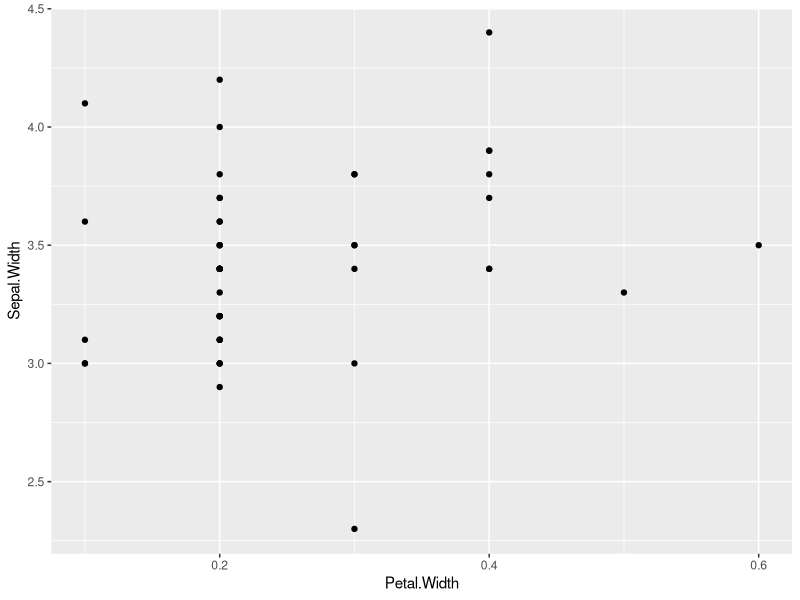
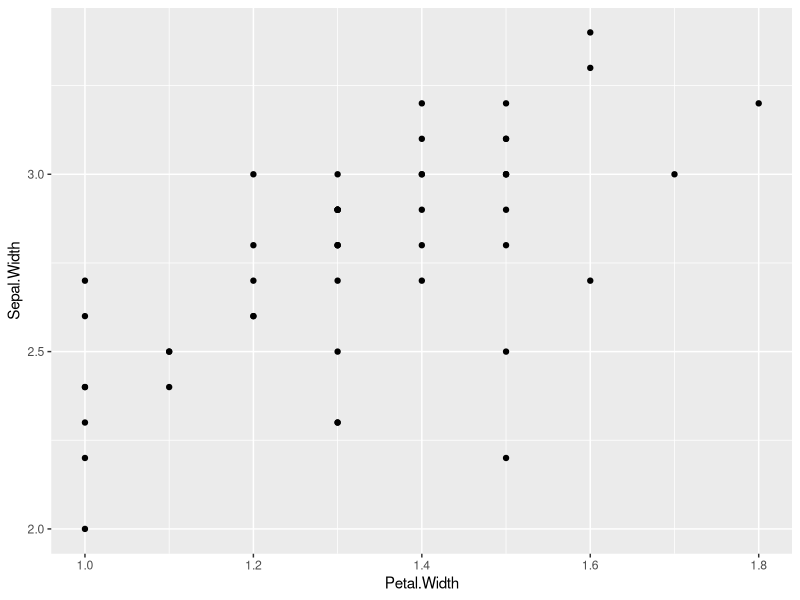
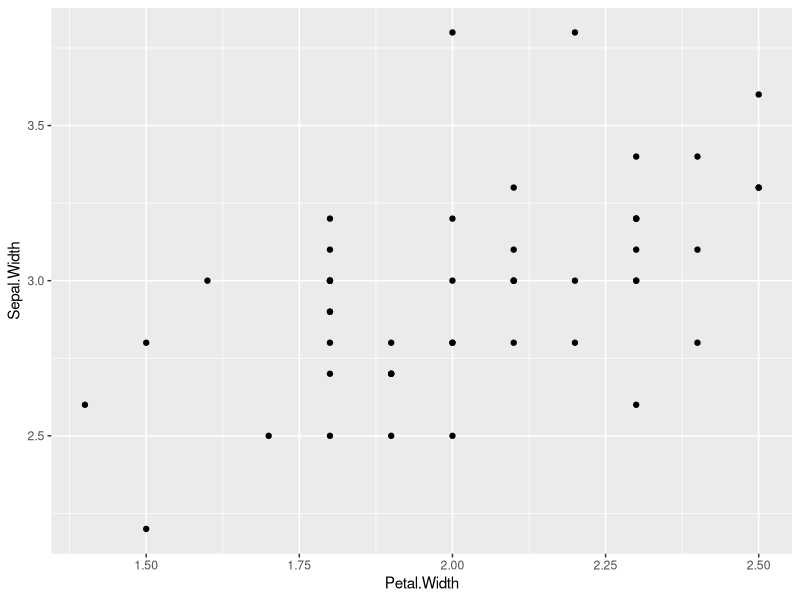

Write the R code that produced these figures, in order.
#Stats 06 Lab
library(tidyverse)
df_iris <- iris
#Sepal.Width (response variable, y) and Petal.Width (explanatory variable, x)

# Setosa ------------------------------------------------------------------
df_setosa <- df_iris %>%
  filter(Species == "setosa")

#visualize
df_setosa %>%
  ggplot(aes(x = Petal.Width,
             y = Sepal.Width)) +
  geom_point()

###regression         
m_set <- lm(Sepal.Width ~ Petal.Width, #response ~ predictor
          data = df_setosa) 
  
alpha_set <- coef(m_set)[1]
beta_set <- coef(m_set)[2]
  
###t-value for regression slope beta
se_set <- sqrt(diag(vcov(m_set)))
t_value <- beta_set / se_set[2]

###p-value for slope
1 - pt(t_value, df = 48) + pt(-t_value, df = 48)
# 0.104



# Versicolor --------------------------------------------------------------
df_versicolor <- df_iris %>%
  filter(Species == "versicolor")

#visualize
df_versicolor %>%
  ggplot(aes(x = Petal.Width,
             y = Sepal.Width)) +
  geom_point()
        
###regression
m_vers <- lm(Sepal.Width ~ Petal.Width, #response ~ predictor
              data = df_versicolor) 
         
alpha_vers <- coef(m_vers)[1]
beta_vers <- coef(m_vers)[2]

###t-value for regression slope beta
se_vers <- sqrt(diag(vcov(m_vers)))
t_value <- beta_vers / se_vers[2]
         
###p-value for slope
1 - pt(t_value, df = 48) + pt(-t_value, df = 48)
# 1.466


# Virginica ---------------------------------------------------------------
df_virginica <- df_iris %>%
  filter(Species == "virginica")

#visualize
df_virginica %>%
  ggplot(aes(x = Petal.Width,
             y = Sepal.Width)) +
  geom_point()

###regression
m_vir <- lm(Sepal.Width ~ Petal.Width, #response ~ predictor
             data = df_versicolor) 

alpha_vir <- coef(m_vir)[1]
beta_vir <- coef(m_vir)[2]

###t-value for regression slope beta
se_vir <- sqrt(diag(vcov(m_vir)))
t_value <- beta_vir / se_vir[2]

###p-value for slope
1 - pt(t_value, df = 48) + pt(-t_value, df = 48)
# 1.466


# exercise 2 --------------------------------------------------------------
#select one species and compare between:
#model 1: Petal.Width only - versicolor
m_vers_2 <- lm(Sepal.Width ~ Petal.Width + Sepal.Length, 
             data = df_versicolor) 

summary(m_vers)
summary(m_vers_2)


alpha_vers <- coef(m_vers)[1]
beta_vers <- coef(m_vers)[2]


#model 2: Petal.Width and Petal.Length

#compare the following
#regression estimate of Petal.Width
#R^2 values (which model is better?)


# exercise 3 --------------------------------------------------------------
#try this...
x <- rnorm(nrow(iris), mean = 0, sd = 1)
iris <- iris %>%
  mutate(x = x)

#'x' is a random variable
#include this 'x' in one of the models you developed in exercise 1
#investigate whether 'x' improves R^2 or not
df_vers <- iris %>%
  filter(Species == "versicolor")

m_ver <- lm(Sepal.Width ~ Petal.Width,
            data = df_vers)

m_ver_w_x <- lm(Sepal.Length ~ Petal.Width + x,
                df_vers)